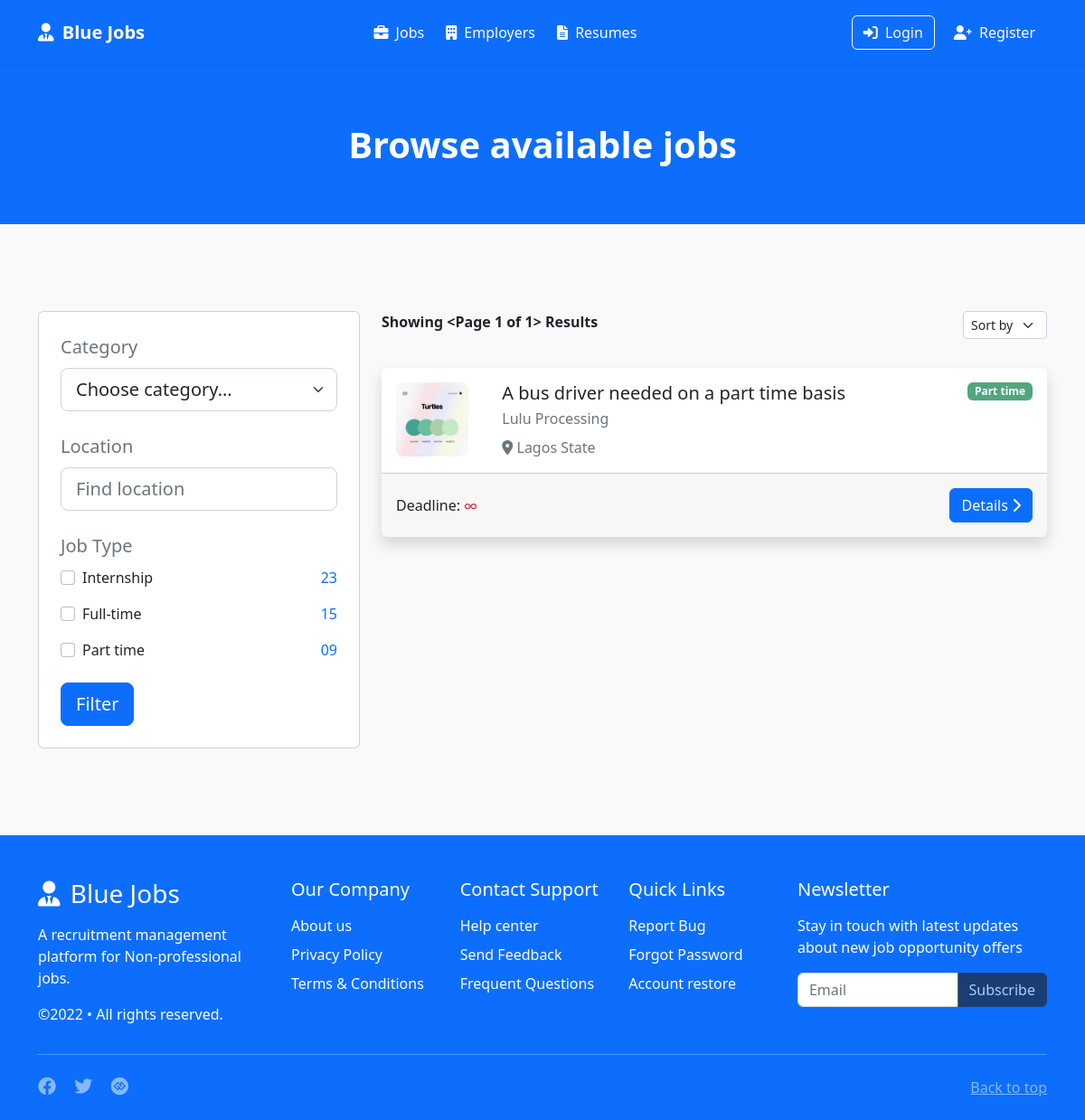
Screenshot of /jobs/ with the database file from the repository.
### jobs/models.py (models this page shows, shortened)
class Job(models.Model):
    class JobStatus(models.TextChoices):
        ACTIVE = 'A', _('Active')
        INACTIVE = 'I', _('Inactive')
    class SalarySchedule(models.TextChoices):
        HOURLY = 'H', _('Hourly')
        DAILY = 'D', _('Daily')
        WEEKLY = 'W', _('Weekly')
        MONTHLY = 'M', _('Monthly')
        YEARLY = 'Y', _('Yearly')
    class GenderStatus(models.TextChoices):
        MALE = 'M', _('Male')
        FEMALE = 'F', _('Female')
    title = models.CharField(verbose_name=_('Title'), max_length=255)
    slug = models.SlugField(verbose_name=_('Slug'), max_length=255, unique=True)
    description = models.TextField(_('Description')) # use RichTextEditor
    salary_mode = models.CharField(
        _('Salary Mode'), max_length=1, choices=SalarySchedule.choices)
    base_salary_amount = models.PositiveIntegerField()
    maximum_salary_amount = models.PositiveIntegerField(blank=True)
    experience = models.PositiveIntegerField(_('Years of experience'),
                                             blank=True, null=True)
    vacancy = models.PositiveIntegerField(blank=True, null=True)
    application_deadline = models.DateField(blank=True, null=True)
    qualification_title = models.CharField(_('Qualification title'), max_length=50, blank=True)
    gender = models.CharField(max_length=1, choices=GenderStatus.choices, blank=True)
    status = models.CharField(
        max_length=1, choices=JobStatus.choices, default=JobStatus.ACTIVE)
    category = models.ForeignKey(Category, verbose_name=_('Category'), null=True,
                                 related_name='jobs', on_delete=models.SET_NULL)
    jobtype = models.ForeignKey(JobType, verbose_name=_('Job Type'), null=True,
                                on_delete=models.SET_NULL)
    company = models.ForeignKey(Company, verbose_name=_('Company'),
                                related_name='jobs', on_delete=models.CASCADE)
    address = models.CharField(max_length=255, blank=True)
    state = models.ForeignKey(State, verbose_name=_('State'), null=True,
                              on_delete=models.SET_NULL)
    impressions = models.PositiveIntegerField(default=0)
    sponsored = models.BooleanField(_('Sponsored'), default=False)
    created = models.DateTimeField(auto_now_add=True)
    updated = models.DateTimeField(auto_now=True)
    objects = models.Manager()
    active = ActiveJobManager()
    class Meta:
        verbose_name = _('Job')
        verbose_name_plural = _('Jobs')
        ordering = ['-created']
    def get_absolute_url(self):
        return reverse('jobs:detail', kwargs={'slug': self.slug})

class JobType(models.Model):
    name = models.CharField(_('Name'), unique=True, max_length=15)
    slug = models.SlugField(_('Slug'), unique=True, max_length=15)
    class Meta:
        verbose_name = _('Job Type')
        verbose_name_plural = _('Job Types')
        ordering = ['name']
    def __str__(self):
        return self.name

class State(models.Model):
    name = models.CharField(_('Name'), unique=True, max_length=25)
    slug = models.SlugField(_('Slug'), unique=True, max_length=25)
    class Meta:
        verbose_name = _('State')
        verbose_name_plural = _('States')
        ordering = ['name']
    def __str__(self):
        return self.name

### account/models.py (models this page shows, shortened)
class Company(models.Model):
    user = models.OneToOneField(User, on_delete=models.CASCADE)
    name = models.CharField('Company name', max_length=100, unique=True)
    about = models.TextField(max_length=5000)
    logo = models.ImageField(upload_to='logos', blank=True) # crop logo to 80x80
    contact_person = models.CharField(max_length=255)
    position_in_company = models.CharField(max_length=50)
    established = models.DateField(blank=True, null=True)
    website = models.URLField(blank=True, null=True)
    address = models.CharField(max_length=50, blank=True)
    staff_strength = models.CharField('Number of employees', max_length=50, blank=True)
    phone_number = models.CharField(max_length=13, blank=True)
    created = models.DateTimeField(_('Created'), auto_now_add=True)
    updated = models.DateTimeField(_('Updated'), auto_now=True)
    class Meta:
        verbose_name_plural = 'Companies'

### jobs/views.py (the view)
# urls.py: path('', views.job_list, name='list'),
def job_list(request):
    jobs = Job.active.all()
    jobs = mk_paginator(request, jobs, 10)
    template = 'jobs.html'
    context = {
        'jobs': jobs,
    }
    return render(request, template, context)

### jobs/managers.py (called while the page is built)
    def get_queryset(self):
        return super().get_queryset().filter(status=self.model.JobStatus.ACTIVE)

### jobs/utils.py (called while the page is built)
def mk_paginator(request, items, num_items):
    paginator = Paginator(items, num_items)
    page = request.GET.get('page', 1)
    try:
        items = paginator.page(page)
    except PageNotAnInteger:
        items = paginator.page(1)
    except EmptyPage:
        items = paginator.page(paginator.num_pages)
    return items

### templates/jobs.html (shortened to what this page needs)
{% extends "base.html" %}
{% load static %}
{% block content %}
<section class="py-3 bg-primary">
    <div class="container px-5 my-5">
        <div class="text-white">
            <h1 class="fw-bolder text-center">Browse available jobs</h1>
        </div>
    </div>
</section>
<section class="py-5 bg-light">
    <div class="container my-5">
        <div class="row">
            <aside class="col-lg-4 col-sm-6 d-none d-lg-block">
                <div class="card p-4">
                    <form action="">
                        <div class="form-group mb-4">
                            <label for="" class="form-label fs-5 text-muted">Category</label>
                            <select class="form-select form-select-lg">
                                <option selected>Choose category...</option>
                            </select>
                        </div>
                        <div class="form-group mb-4">
                            <label for="" class="form-label fs-5 text-muted">Location</label>
                            <input type="text" class="form-control form-control-lg" placeholder="Find location">
                        </div>
                        <div class="form-group mb-4">
                            <label for="" class="form-label fs-5 text-muted">Job Type</label>
                            <div class="form-check mb-3 d-flex justify-content-between">
                                <div>
                                    <input class="form-check-input" type="checkbox" value="" id="">
                                    <label class="form-check-label" for="">Internship</label>
                                </div>
                                <span class="text-primary">23</span>
                            </div>
                            <div class="form-check mb-3 d-flex justify-content-between">
                                <div>
                                    <input class="form-check-input" type="checkbox" value="" id="">
                                    <label class="form-check-label" for="">Full-time</label>
                                </div>
                                <span class="text-primary">15</span>
                            </div>
                            <div class="form-check mb-3 d-flex justify-content-between">
                                <div>
                                    <input class="form-check-input" type="checkbox" value="" id="">
                                    <label class="form-check-label" for="">Part time</label>
                                </div>
                                <span class="text-primary">09</span>
                            </div>
                        </div>
                        <button class="btn btn-primary btn-lg">Filter</button>
                    </form>
                </div>
            </aside>
            <div class="col-lg-8">
                {% if jobs %}
                <div class="d-flex justify-content-between mb-3">
                    <div>
                        <p class="fw-bold">Showing {{ jobs }} Results</p>
                    </div>
                    <div>
                        <select class="form-select form-select-sm mb-3">
                            <option selected>Sort by</option>
                        </select>
                    </div>
                </div>
                <div class="row g-4">
                    {% for job in jobs %}
                    <div class="col-12">{% include 'partials/_job_grid.html' %}</div>
                    {% endfor %}
                </div>
                {% else %}
                <div class="d-flex justify-content-center pt-5 mt-5">
                    <img src="{% static 'img/empty.svg' %}" class="img-fluid w-25" alt="">
                </div>
                {% endif %}
            </div>
        </div>
    </div>
</section>
{% endblock %}

### templates/partials/_job_grid.html
<div class="card shadow border-0">
    <div class="card-body">
        <div class="row g-0">
            <div class="col-lg-2 d-none d-lg-block">
                {% if job.company.logo %}<img src="{{ job.company.logo.url }}" width="80px" height="80px" alt="{{ job.company.name }}" class="img-fluid rounded-3">{% endif %}
            </div>
            <div class="col-lg-10">
                <div class="mt-3 mt-lg-0">
                    <span class="badge bg-success opacity-75 float-end">{{ job.jobtype }}</span>
                    <h5 class="mb-1">{{ job.title }}</h5>
                    <p class="text-muted mb-0">{{ job.company.name }}</p>
                    <div class="mt-2 text-muted">
                        <i class="fas fa-location-dot"></i> {{ job.state }} State
                    </div>
                </div>
            </div>
        </div>
    </div>
    <div class="p-3 card-footer">
        <div class="d-flex justify-content-between">
            <div class="d-flex align-items-center">
                Deadline: <span class="text-danger ms-1">{% if job.application_deadline %}{{ job.application_deadline }}{% else %}&infin;{% endif %}</span>
            </div>
            <div>
                <a href="{{ job.get_absolute_url }}" class="btn btn-primary">Details <i class="fas fa-chevron-right"></i></a>
            </div>
        </div>
    </div>
</div>

### rows the page displays
Job: company.logo (picture), jobtype "Part time", title "A bus driver needed on a part time basis", company.name "Lulu Processing", state "Lagos"

### other values shown
{{ jobs }} "<Page 1 of 1>"
